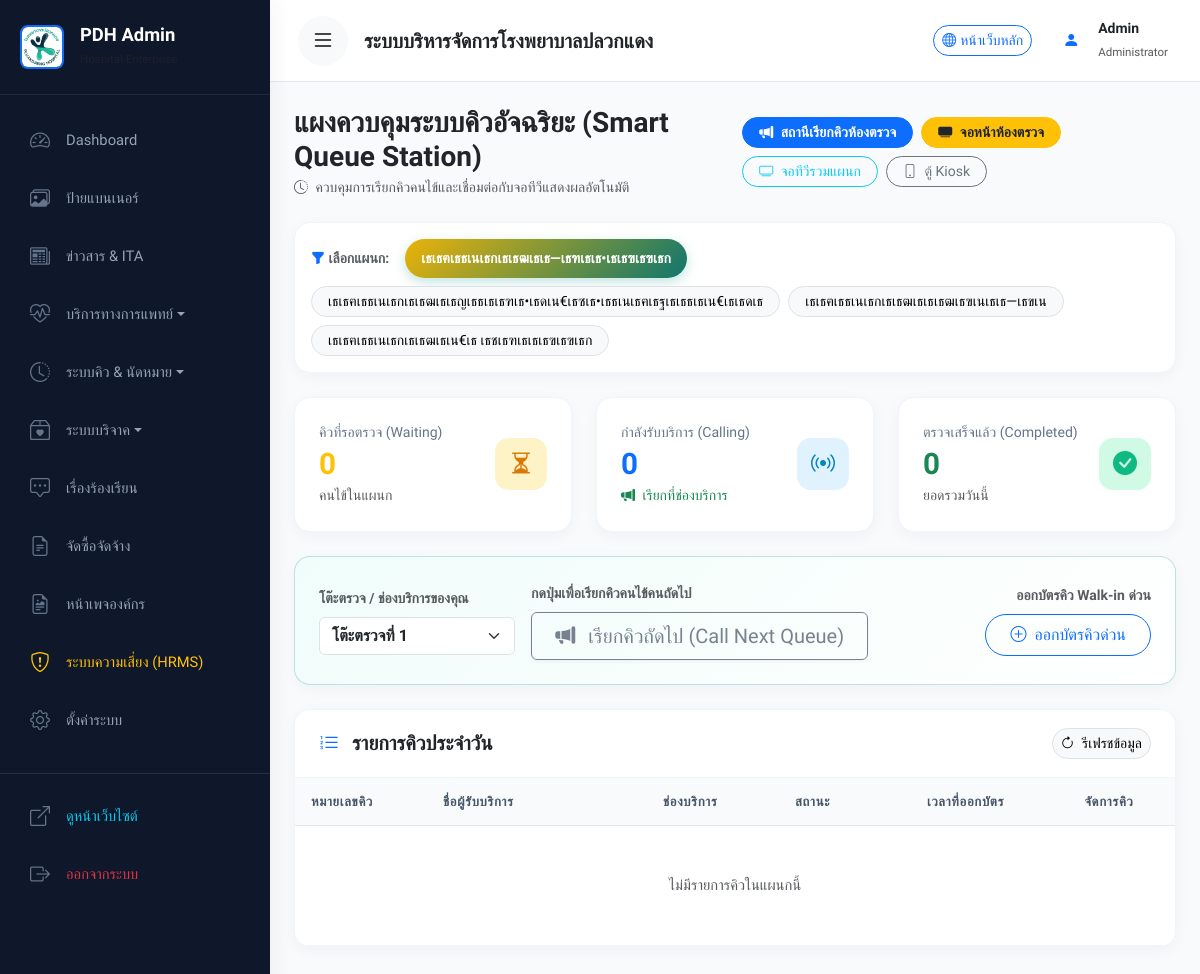
The page /admin/queue (signed in) on the database as committed earlier.
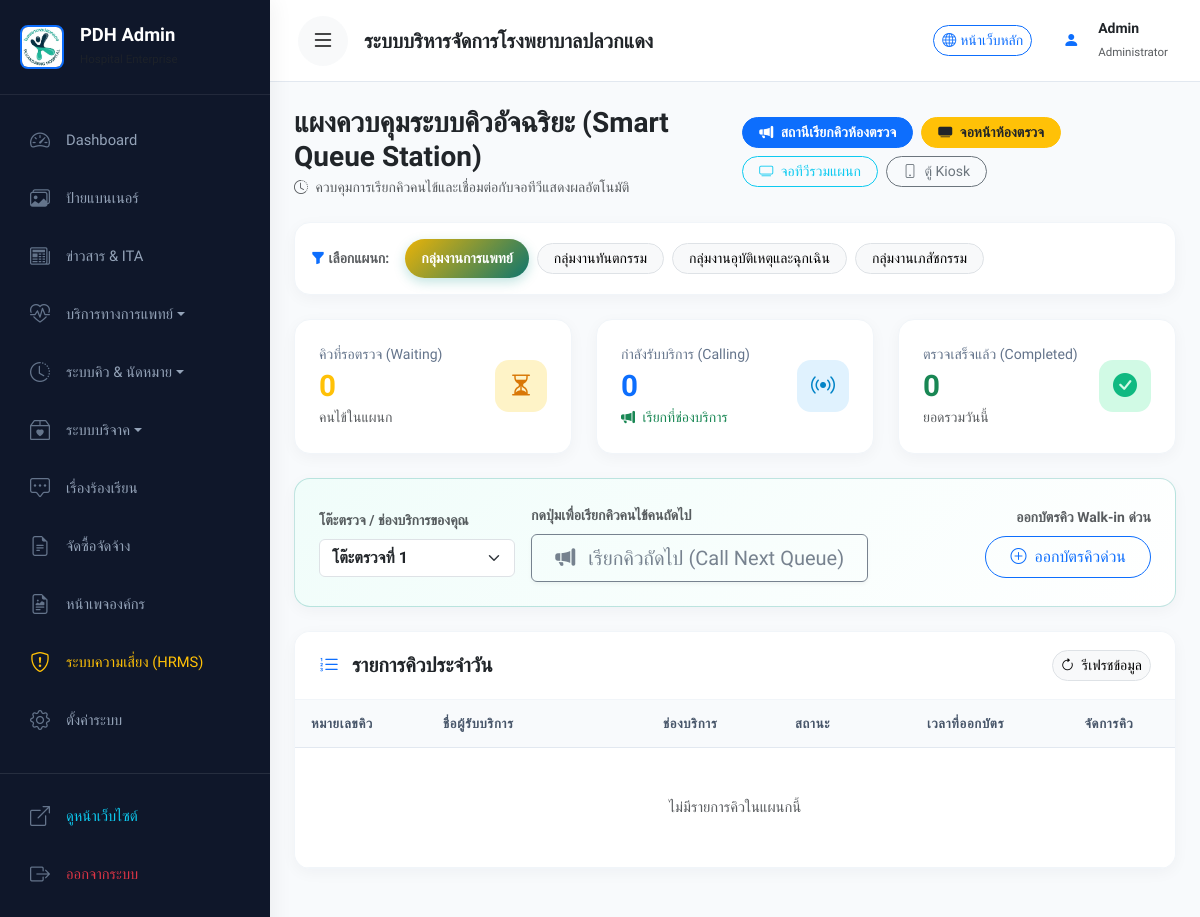
The same page on the database as committed later.
### tables this page shows
CREATE TABLE `departments` (
  `id` int(11) NOT NULL AUTO_INCREMENT,
  `name` varchar(100) NOT NULL,
  `description` text DEFAULT NULL,
  `cover_image` varchar(255) DEFAULT NULL,
  `icon` varchar(50) DEFAULT NULL,
  `contact_info` text DEFAULT NULL,
  `status` enum('active','inactive') DEFAULT 'active',
  `created_at` timestamp NULL DEFAULT current_timestamp(),
  `updated_at` timestamp NULL DEFAULT current_timestamp() ON UPDATE current_timestamp(),
  `deleted_at` timestamp NULL DEFAULT NULL,
  PRIMARY KEY (`id`)
);

### app/Controllers/Admin/QueueController.php (called while the page is built, shortened)
<?php
class QueueController extends Controller {
    private $queueModel;
    private $departmentModel;
    public function __construct() {
        $this->queueModel = $this->model('Queue');
        $this->departmentModel = $this->model('Department');
    }
    public function index() {
        $department_id = $_GET['department_id'] ?? null;
        $departments = $this->departmentModel->getAll();
        if(!$department_id && !empty($departments)) {
            $department_id = $departments[0]->id;
        }
        $queues = [];
        if($department_id) {
            $queues = $this->queueModel->getTodayQueues($department_id);
        }
        $waitingCount = count(array_filter($queues, fn($q) => $q->status === 'waiting'));
        $callingCount = count(array_filter($queues, fn($q) => $q->status === 'calling'));
        $completedCount = count(array_filter($queues, fn($q) => $q->status === 'completed'));
        $data = [
            'page_title' => 'แผงควบคุมระบบคิวอัจฉริยะ (Smart Queue Control)',
            'departments' => $departments,
            'selected_department' => $department_id,
            'queues' => $queues,
            'waitingCount' => $waitingCount,
            'callingCount' => $callingCount,
            'completedCount' => $completedCount
        ];
        $this->view('admin/queues/index', $data, 'admin');
    }
}

### app/Core/App.php (called while the page is built, shortened)
<?php
class App {
    protected $controller = 'HomeController';
    protected $method = 'index';
    public function __construct() {
        $url = $this->parseUrl();
        if (isset($url[0]) && strtolower($url[0]) === 'admin') {
            array_shift($url);
            $this->controller = 'DashboardController';
            $adminAliases = [
                'donationitem' => 'DonationItem',
                'donationitems' => 'DonationItem',
                'donation' => 'Donation',
                'donations' => 'Donation',
                'banner' => 'Banner',
                'banners' => 'Banner',
                'news' => 'News',
                'appointment' => 'Appointment',
                'appointments' => 'Appointment',
                'doctor' => 'Doctor',
                'doctors' => 'Doctor',
                'clinic' => 'Clinic',
                'clinics' => 'Clinic',
                'service' => 'Service',
                'services' => 'Service',
                'department' => 'Department',
                'departments' => 'Department',
                'procurement' => 'Procurement',
                'procurements' => 'Procurement',
                'complaint' => 'Complaint',
                'complaints' => 'Complaint',
                'setting' => 'Settings',
                'settings' => 'Settings',
                'auditlog' => 'AuditLog',
                'logs' => 'AuditLog',
                'dashboard' => 'Dashboard',
                'auth' => 'Auth',
                'login' => 'Auth'
            ];
            if (isset($url[0])) {
                $rawKey = strtolower($url[0]);
                if (isset($adminAliases[$rawKey]) && file_exists('../app/Controllers/Admin/' . $adminAliases[$rawKey] . 'Controller.php')) {
                    $this->controller = $adminAliases[$rawKey] . 'Controller';
                    unset($url[0]);
                } else if (file_exists('../app/Controllers/Admin/' . ucwords($url[0]) . 'Controller.php')) {
                    $this->controller = ucwords($url[0]) . 'Controller';
                    unset($url[0]);
                }
            }
            $this->controller = new $controllerClass;
        }
        $this->params = $url ? array_values($url) : [];
        call_user_func_array([$this->controller, $this->method], $this->params);
    }
    public function parseUrl() {
        if (isset($_GET['url'])) {
            $url = rtrim($_GET['url'], '/');
            $url = urldecode($url);
            return explode('/', $url);
        }
        return [];
    }
}

### public/index.php (called while the page is built, shortened)
<?php
$app = new App\Core\App();

### app/Core/Database.php (called while the page is built, shortened)
<?php
class Database {
    private $host = DB_HOST;
    private $user = DB_USER;
    private $pass = DB_PASS;
    private $dbname = DB_NAME;
    private $dbh;
    private $stmt;
    public function __construct() {
        $dsn = 'mysql:host=' . $this->host . ';dbname=' . $this->dbname . ';charset=utf8mb4';
        $options = array(
            PDO::ATTR_PERSISTENT => true,
            PDO::ATTR_ERRMODE => PDO::ERRMODE_EXCEPTION,
            PDO::ATTR_DEFAULT_FETCH_MODE => PDO::FETCH_OBJ,
            PDO::MYSQL_ATTR_INIT_COMMAND => 'SET NAMES utf8mb4'
        );
        try {
            $this->dbh = new PDO($dsn, $this->user, $this->pass, $options);
        } catch(PDOException $e) {
            $this->error = $e->getMessage();
            error_log($this->error);
            if (APP_ENV === 'development') {
                echo $this->error;
            } else {
                echo "Database connection failed.";
            }
        }
    }
    public function query($sql) {
        $this->stmt = $this->dbh->prepare($sql);
    }
    public function bind($param, $value, $type = null) {
        if (is_null($type)) {
            switch(true) {
                case is_int($value):
                    $type = PDO::PARAM_INT;
                    break;
            }
        }
        $this->stmt->bindValue($param, $value, $type);
    }
    public function execute() {
        return $this->stmt->execute();
    }
    public function resultSet() {
        $this->execute();
        return $this->stmt->fetchAll();
    }
}

### app/Core/Model.php (called while the page is built, shortened)
<?php
class Model {
    public function __construct() {
        $this->db = new Database();
    }
}

### app/Models/Department.php (called while the page is built, shortened)
<?php
class Department extends Model {
    public function getAll() {
        $this->db->query('SELECT * FROM departments WHERE deleted_at IS NULL ORDER BY name ASC');
        return $this->db->resultSet();
    }
}

### app/Views/admin/queues/index.php (the view, shortened to what the changed rows need)
<div class="card-modern p-3 mb-4">
    <div class="d-flex flex-wrap gap-2 align-items-center">
        <span class="text-muted fw-bold small me-2"><i class="bi bi-funnel-fill text-primary"></i> เลือกแผนก:</span>
        <?php foreach($departments as $dept): ?>
            <a href="<?= URLROOT ?>/admin/queue?department_id=<?= $dept->id ?>" class="btn btn-sm <?= ($selected_department == $dept->id) ? 'btn-admin-primary' : 'btn-light border' ?> rounded-pill px-3">
                <?= htmlspecialchars($dept->name) ?>
            </a>
        <?php endforeach; ?>
    </div>
</div>
<div class="card-modern">
    <div class="card-body p-0">
        <div class="table-responsive">
            <table class="table table-modern align-middle mb-0">
                <thead>
                    <tr>
                        <th width="15%">หมายเลขคิว</th>
                        <th width="25%">ชื่อผู้รับบริการ</th>
                        <th width="15%">ช่องบริการ</th>
                        <th width="15%">สถานะ</th>
                        <th width="15%">เวลาที่ออกบัตร</th>
                        <th width="15%" class="text-center">จัดการคิว</th>
                    </tr>
                </thead>
            </table>
        </div>
    </div>
</div>

Rows that differ between the two databases and show on the page:
changed departments: name "เธเธฅเธธเนเธกเธเธฒเธเธเธฒเธฃเนเธเธ—เธขเน" → "กลุ่มงานการแพทย์"; moves up the list
changed departments: name "เธเธฅเธธเนเธกเธเธฒเธเธ—เธฑเธเธ•เธเธฃเธฃเธก" → "กลุ่มงานทันตกรรม"
changed departments: name "เธเธฅเธธเนเธกเธเธฒเธเธญเธธเธเธฑเธ•เธดเน€เธซเธ•เธธเนเธฅเธฐเธเธธเธเน€เธเธดเธ" → "กลุ่มงานอุบัติเหตุและฉุกเฉิน"
changed departments: name "เธเธฅเธธเนเธกเธเธฒเธเน€เธ เธชเธฑเธเธเธฃเธฃเธก" → "กลุ่มงานเภสัชกรรม"
